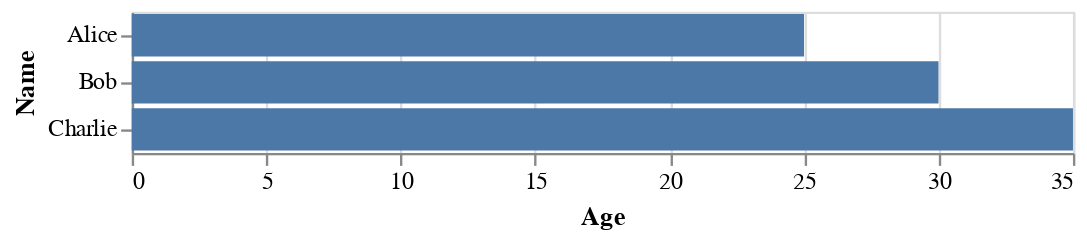

Here is the notebook cell this chart was saved with:
### Markdown cell above
# Building a Basic Chart

## Example

### Code cell
import pandas as pd
import altair as alt

# Create data for the DataFrame
data = {'Name': ['Alice', 'Bob', 'Charlie'],
'Age': [25, 30, 35],
'City': ['New York', 'Paris', 'London']
}


# Create the DataFrame from the data
df = pd.DataFrame(data)

# Create the chart
chart = alt.Chart(df).mark_bar(
).encode(
    x = 'Age:Q',     
    y = 'Name:N' 
)

chart.save('chart.html')
chart.display()

### Figure 1 — Vega-Lite specification as saved in the notebook (floating-point values rounded to 4 significant figures)
{"config": {"view": {"continuousWidth": 400, "continuousHeight": 300}}, "data": {"name": "data-0c382a7e2b25acc44ea0fe6355a4f195"}, "mark": "bar", "encoding": {"x": {"field": "Age", "type": "quantitative"}, "y": {"field": "Name", "type": "nominal"}}, "$schema": "https://vega.github.io/schema/vega-lite/v4.17.0.json", "datasets": {"data-0c382a7e2b25acc44ea0fe6355a4f195": [{"Name": "Alice", "Age": 25, "City": "New York"}, {"Name": "Bob", "Age": 30, "City": "Paris"}, {"Name": "Charlie", "Age": 35, "City": "London"}]}}
